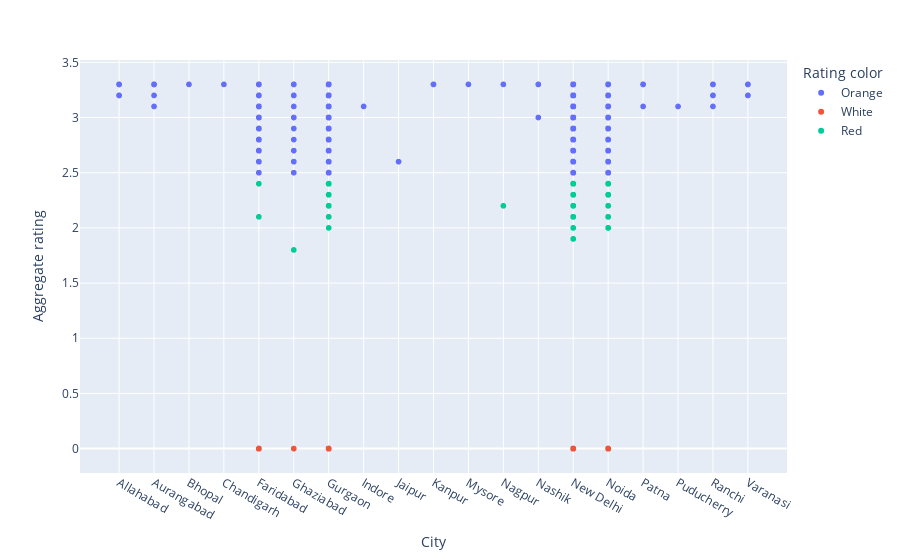

Source (notebook cell):
### Markdown cell above
Low Rated restraunts city wise

### Code cell
figure=px.scatter(low_rated,x='City',y='Aggregate rating',color='Rating color')
figure.show()

### Figure 1 — Plotly figure (JSON) as saved in the notebook; plotly's stock layout.template omitted (floating-point values rounded to 4 significant figures; data arrays with more than 128 entries replaced by an {"elided": "..."} marker saying what was removed)
{"data": [{"hovertemplate": "Rating color=Orange<br>City=%{x}<br>Aggregate rating=%{y}<extra></extra>", "legendgroup": "Orange", "marker": {"color": "#636efa", "symbol": "circle"}, "mode": "markers", "name": "Orange", "showlegend": true, "type": "scattergl", "x": {"elided": "3201 str values"}, "xaxis": "x", "y": {"elided": "3201 float values"}, "yaxis": "y"}, {"hovertemplate": "Rating color=White<br>City=%{x}<br>Aggregate rating=%{y}<extra></extra>", "legendgroup": "White", "marker": {"color": "#EF553B", "symbol": "circle"}, "mode": "markers", "name": "White", "showlegend": true, "type": "scattergl", "x": {"elided": "2139 str values"}, "xaxis": "x", "y": {"elided": "2139 int values"}, "yaxis": "y"}, {"hovertemplate": "Rating color=Red<br>City=%{x}<br>Aggregate rating=%{y}<extra></extra>", "legendgroup": "Red", "marker": {"color": "#00cc96", "symbol": "circle"}, "mode": "markers", "name": "Red", "showlegend": true, "type": "scattergl", "x": {"elided": "180 str values"}, "xaxis": "x", "y": {"elided": "180 float values"}, "yaxis": "y"}], "layout": {"legend": {"title": {"text": "Rating color"}, "tracegroupgap": 0}, "margin": {"t": 60}, "xaxis": {"anchor": "y", "domain": [0, 1], "title": {"text": "City"}}, "yaxis": {"anchor": "x", "domain": [0, 1], "title": {"text": "Aggregate rating"}}}}
